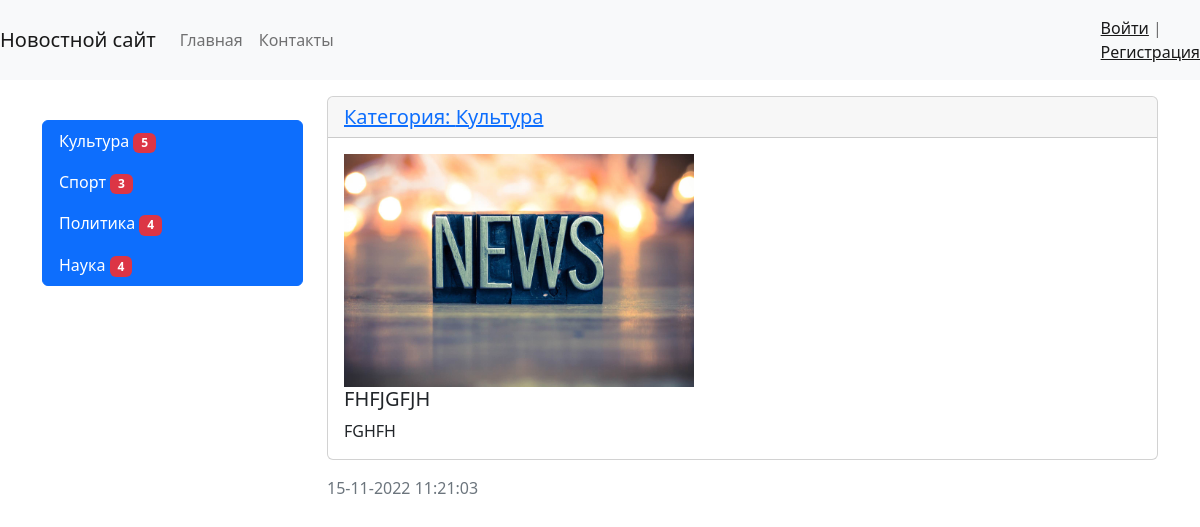
The app's page /news/15/ with its own data.
### news/models.py (models this page shows, shortened)
class Category(models.Model):
    title = models.CharField(max_length=150, db_index=True, verbose_name='Наименование категории')
    def get_absolute_url(self):
        return reverse('category', kwargs={'category_id': self.pk})
    class Meta:
        verbose_name = 'Категория'
        verbose_name_plural = 'Категории'
        ordering = ['title'] #сортировка

class News(models.Model):
    title = models.CharField(max_length=150, verbose_name = 'Наименование')
    content = models.TextField(blank=True, verbose_name = 'Контент')
    created_at = models.DateTimeField(auto_now_add=True, verbose_name = 'Дата публикации')
    updated_at = models.DateTimeField(auto_now=True, verbose_name = 'Обновлено')
    photo = models.ImageField(upload_to='photos/%Y/%m/%d/', verbose_name = 'Фото', blank=True)
    is_published = models.BooleanField(default=True, verbose_name = 'Опубликовано')
    category = models.ForeignKey('Category', on_delete=models.PROTECT, verbose_name='Категория') #связь с таблицей категориями линковка
    views = models.IntegerField(default=0)
    class Meta:
        verbose_name = 'Новость'
        verbose_name_plural = 'Новости'
        ordering = ['-created_at'] #сортировка

### news/views.py (the view)
# urls.py: path('news/<int:pk>/', ViewNews.as_view(), name='view_news'),
class ViewNews(DetailView):
    model = News
    context_object_name = 'news_item'

### news/templatetags/news_tags.py (called while the page is built)
@register.simple_tag(name='get_list_categories')
def get_categories():
    return Category.objects.all()

@register.inclusion_tag('news/list_categories.html')
def show_categories():  #можно передать агрументы этой функции
    categories = Category.objects.annotate(cnt=Count('news')).filter(cnt__gt=0)
    return {'categories': categories}

### news/templates/news/news_detail.html (shortened to what this page needs)
{% extends 'base.html' %}
{% block sidebar %}
{% include 'inc/_sidebar.html' %}
{% endblock %}
        {% block content %}
            <div class="card mb-3">
                <h5 class="card-header"> <a href="{{ news_item.category.get_absolute_url }}">Категория: {{ news_item.category.title }}</a></h5>
                <div class="card-body">
                        {% if item.photo%}
                        <img src="{{ news_item.photo.url }}" alt="" width="350" height="233" class="float-left mr-3">
                        {% else %}
                        <img src="../../../media/photos/2022/10/16/icon19.jpg" alt="" width="350">
                        {% endif %}
                          <h5 class="card-title">{{ news_item.title }}</h5>
                          <p class="card-text">{{ news_item.content }}</p>
                    </div>
                </div>
                <div class="card-footer text-muted">
                    {{ news_item.created_at|date:"d-m-Y H:i:s" }}
                </div>
            </div>
{% endblock %}

### news/templates/news/list_categories.html
 <div class="list-group">
     {% for item in categories %}
     <a href="{{ item.get_absolute_url }}" class="list-group-item list-group-item-action active" aria-current="true">{{ item.title }}
     <span class="badge text-bg-secondary bg-danger">{{ item.cnt }}</span>
     </a>
     {% endfor %}
 </div>

### records on screen
Category: title "Культура", cnt "5"
Category: title "Спорт", cnt "3"
Category: title "Политика", cnt "4"
Category: title "Наука", cnt "4"
News: category "Культура", title "FHFJGFJH", content "FGHFH", created_at "15-11-2022 11:21:03"
